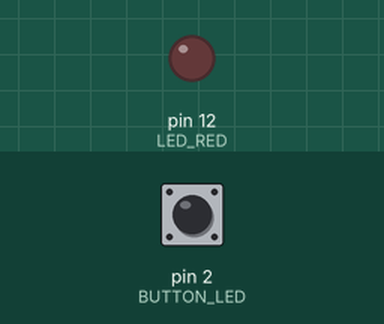
Bench run of a sketch on a simulated Arduino Uno, built with avr-gcc and run on an emulated ATmega328P. On the bench: output pins drawn as LEDs (lit = HIGH). Inputs (shaded band) come from the test bench; at power-on: pin 2 (BUTTON_LED) LOW.

Above: at 1.2 s.
1.3 s: pin 2 (BUTTON_LED) pulled HIGH for 1 s
At 3.0 s:
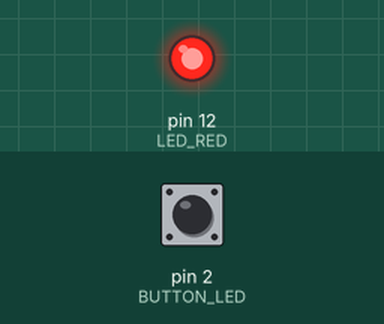
5.3 s: pin 2 (BUTTON_LED) pulled HIGH for 0.15 s
At 6.7 s:
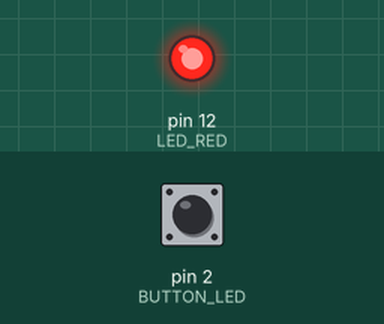
8.4 s: pin 2 (BUTTON_LED) pulled HIGH for 3.2 s
Timing chart, 0 to 13.0 s (numbered marks = the images above; inputs shaded):
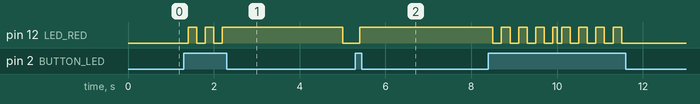

The sketch:

sketch_millis_turn_off_led_with_button.ino
```cpp
#define LED_RED 12
#define BUTTON_LED 2

void setup() {
  Serial.begin(9600);

  pinMode(LED_RED, OUTPUT);
  pinMode(BUTTON_LED, INPUT);
}

void loop() {
  const int ledTurnOff = 5000;
  static bool buttonToggle = false;
  static long previousTime = 0;

  if ((millis() - previousTime) >= ledTurnOff) {
    digitalWrite(LED_RED, LOW);
    buttonToggle = false;
    previousTime = millis();
  }

  if (digitalRead(BUTTON_LED) == HIGH) {
    buttonToggle = !buttonToggle;
    delay(100);
  }

  if (buttonToggle) {
    digitalWrite(LED_RED, HIGH);
  } else {
    digitalWrite(LED_RED, LOW);
  }

  delay(100);
}
```

Measured:
- after the input at 1.3 s, pin 12 (LED_RED): goes HIGH 0.20 s, LOW 0.20 s, HIGH 0.20 s, LOW 0.20 s, HIGH 2.8 s, then LOW, starting after 0.10 s
- after the input at 5.3 s, pin 12 (LED_RED): LOW → HIGH after 0.10 s
